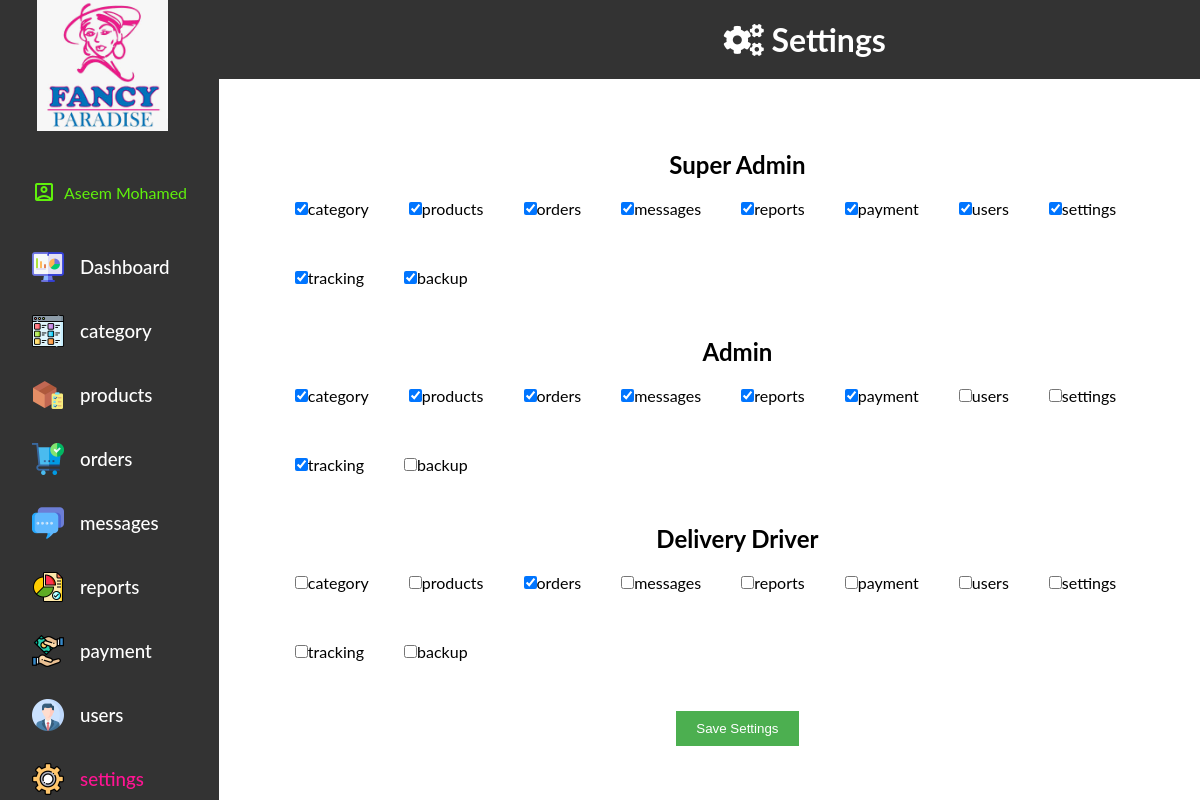
Screenshot of /fancy_paradise/adminpanel/view/settings.php (signed in) with the database file from the repository.
### tables this page shows
CREATE TABLE `tbl_module_role` (
  `module_id` int(11) NOT NULL,
  `role_id` int(11) NOT NULL
);

CREATE TABLE `tbl_module` (
  `module_id` int(11) NOT NULL,
  `name` varchar(50) NOT NULL,
  `image` text NOT NULL
);

CREATE TABLE `tbl_role` (
  `role_id` int(10) NOT NULL,
  `role_name` varchar(50) NOT NULL,
  `role_status` varchar(50) NOT NULL
);

### fancy_paradise/adminpanel/view/settings.php (the view, shortened to what this page needs)
<?php
include "index.php";
?>
<main>
    <h1 class="sticky"><i class="fa fa-cogs"></i> Settings</h1>
    <form method="POST" action="../controller/settingscontroller.php" class="settingform">
        <?php
        $sql = "SELECT * FROM tbl_role";
        $res = mysqli_query($conn, $sql);
        if ($res && mysqli_num_rows($res) > 0) {
            while ($row = mysqli_fetch_assoc($res)) {
                $role_id = $row['role_id'];
                $role_name = $row['role_name'];
                echo '<h2>' . $role_name . '</h2>';
                $sql2 = "SELECT * FROM tbl_module";
                $res2 = mysqli_query($conn, $sql2);
                if ($res2 && mysqli_num_rows($res2) > 0) {
                    echo '<div class="module-list">';
                    while ($row2 = mysqli_fetch_assoc($res2)) {
                        $module_id = $row2['module_id'];
                        $module_name = $row2['name'];
                        $sql3 = "SELECT * FROM tbl_module_role WHERE role_id = $role_id AND module_id = $module_id";
                        $res3 = mysqli_query($conn, $sql3);
                        if ($res3 && mysqli_num_rows($res3) > 0) {
                            $checked = true;
                        } else {
                            $checked = false;
                        }
                        echo '<label>';
                        echo '<input type="checkbox" name="module_privileges[' . $role_id . '][]" value="' . $module_id . '" ' . ($checked ? 'checked' : '') . '>';
                        echo $module_name;
                        echo '</label>';
                    }
                    echo '</div>';
                }
            }
        }
        ?>
        <input type="submit" name="save_settings" value="Save Settings" class="savesettingsbtn">
    </form>
</main>
</div>
</body>
</html>

### fancy_paradise/adminpanel/view/index.php (shortened to what this page needs)
<?php
include('../model/connection.php');
$roleId = $_SESSION['role_id'];
$sql = "SELECT m.module_id, m.name, mr.role_id
          FROM tbl_module_role AS mr
          INNER JOIN tbl_module AS m ON mr.module_id = m.module_id
          WHERE mr.role_id = $roleId";
$res = mysqli_query($conn, $sql);
$modules = mysqli_fetch_all($res, MYSQLI_ASSOC);
?>
<!DOCTYPE html>
<html>
<head>
	<link rel="stylesheet" href="https://pro.fontawesome.com/releases/v5.10.0/css/all.css">
	<link rel="stylesheet" href="../view/css/index.css">
	<link rel="stylesheet" type="text/css" href="https://cdn.datatables.net/1.11.4/css/jquery.dataTables.css">
	<link rel="stylesheet" type="text/css" href="https://cdn.datatables.net/v/dt/dt-1.12.1/b-2.2.3/b-html5-2.2.3/date-1.1.2/r-2.3.0/datatables.min.css"/>
	<link rel="stylesheet" type="text/css" href="https://cdn.datatables.net/tabletools/2.2.4/css/dataTables.tableTools.css">
	<link href="https://cdnjs.cloudflare.com/ajax/libs/select2/4.0.13/css/select2.min.css" rel="stylesheet" />
</head>
<body>
	<div class="container">
		<aside>
			<div class="top">
				<div class="navigation" id="navigation">
					<a class="dashlogo" href="dashboard.php">
					<img src="assets/logo.jpg" alt="Logo" width="131" height="131">
					</a>
					<div class="user-info">
					<span class="material-icons-outlined">account_box</span>
						<?php echo $_SESSION['firstname']; ?>
						<?php echo $_SESSION['lastname']; ?>
					</div>
					<a class="btn" href="dashboard.php">
					<img src="assets/Module_images/dashboard.png" width="32" height="32">
					<h3>Dashboard</h3>
					</a>
					<?php foreach ($modules as $module) : ?>
						<?php
						$moduleSql = "SELECT image FROM tbl_module WHERE module_id = " . $module['module_id'];
						$moduleRes = mysqli_query($conn, $moduleSql);
						$moduleRow = mysqli_fetch_assoc($moduleRes);
						$module_image = $moduleRow['image'];
						?>
						<a class="btn" href="<?php echo $module['name'] . '.php'; ?>">
							<img src="<?php echo SITEURL; ?>adminpanel/view/assets/Module_images/<?php echo $module_image; ?>" alt="<?php echo $module_image; ?>" width="32" height="32">
							<h3><?php echo $module['name']; ?></h3>
						</a>
					<?php endforeach; ?>
				</div>
			</div>
		</aside>

### fancy_paradise/adminpanel/view/css/index.css (style rules this page uses)
* { margin: 0; padding: 0; list-style: none; text-decoration: none; box-sizing: border-box; }
body { width: 100%; font-family: "Lato", sans-serif; user-select: none; overflow-x: hidden; }
.container { display: grid; width: 100%; grid-template-columns: 12.8rem auto; }
aside .navigation { margin: 0; padding: 0; height: 100%; position: fixed; background-color: #333; overflow: auto; }
aside h3 { font-weight: 500; }
.dashlogo { margin: 2.3rem; align-items: center; position: relative; transition: all 300ms ease; }
.btn { color: white; display: flex; margin: 2rem; gap: 1rem; align-items: center; position: relative; height: 2rem; transition: all 300ms ease; flex-direction: row; }
.active { color: deeppink; }
.user-info { color: rgb(96, 241, 12); display: flex; margin: 2rem; gap: 0.5rem; align-items: center; position: relative; height: 3.3rem; }

### rows the page displays
tbl_module_role: module.image (picture), module.name "category"
tbl_module_role: module.image (picture), module.name "products"
tbl_module_role: module.image (picture), module.name "orders"
tbl_module_role: module.image (picture), module.name "messages"
tbl_module_role: module.image (picture), module.name "reports"
tbl_module_role: module.image (picture), module.name "payment"
tbl_module_role: module.image (picture), module.name "users"
tbl_module_role: module.image (picture), module.name "settings"
tbl_role: role_name "Super Admin"
tbl_module: name "category"
tbl_module: name "products"
tbl_module: name "orders"
tbl_module: name "messages"
tbl_module: name "reports"
tbl_module: name "payment"
tbl_module: name "users"
tbl_module: name "settings"
tbl_module: name "tracking"
tbl_module: name "backup"
tbl_role: role_name "Admin"
tbl_role: role_name "Delivery Driver"

### other values shown
$_SESSION['firstname'] "Aseem"
$_SESSION['lastname'] "Mohamed"
